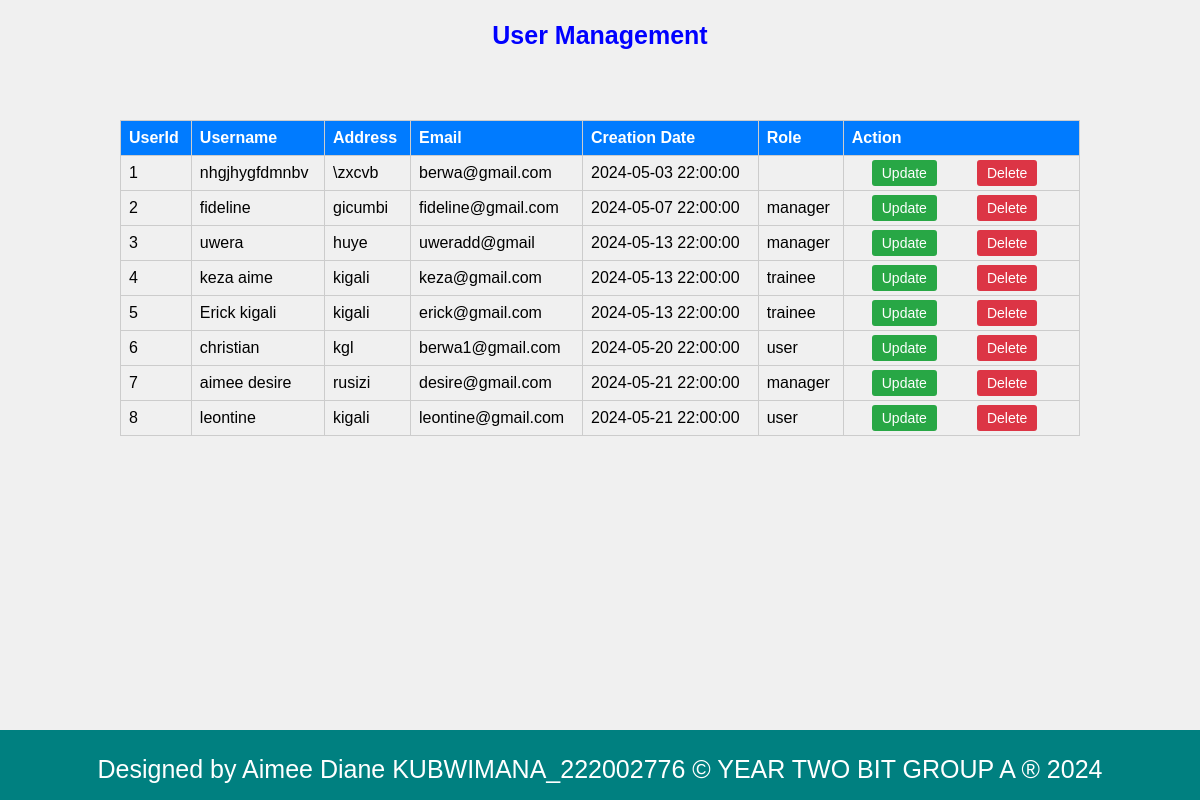
/user_table.php, run on the app's committed database.
### tables this page shows
CREATE TABLE `users` (
  `UserID` int(11) NOT NULL,
  `Username` varchar(50) NOT NULL,
  `Address` varchar(120) NOT NULL,
  `Email` varchar(100) NOT NULL,
  `Password` varchar(100) NOT NULL,
  `CreationDate` timestamp NOT NULL DEFAULT current_timestamp(),
  `Role` varchar(200) DEFAULT NULL
);

### user_table.php (the view, shortened to what this page needs)
<!DOCTYPE html>
<html lang="en">
<head>
</head>
<body>
<h2 class="heading">User Management</h2>
<div class="container">
    <table>
        <thead>
            <tr>
                <th>UserId</th>
                <th>Username</th>
                <th>Address</th>
                <th>Email</th>
                <th>Creation Date</th>
                <th>Role</th>
                <th colspan="2">Action</th>
            </tr>
        </thead>
        <tbody>
            <?php
            include('db_connection.php');
            $sql = "SELECT * FROM users";
            $result = $conn->query($sql);
            if ($result->num_rows > 0) {
                while($row = $result->fetch_assoc()) {
                    echo "<tr>";
                    echo "<td>".$row["UserID"]."</td>";
                    echo "<td>".$row["Username"]."</td>";
                    echo "<td>".$row["Address"]."</td>";
                    echo "<td>".$row["Email"]."</td>";
                    echo "<td>".$row["CreationDate"]."</td>";
                    echo "<td>".$row["Role"]."</td>";
                    echo "<td>";
             echo "<a href='update.php?UserID=".$row["UserID"]."' class='btn btn-update'>Update</a>";
                echo "<a href='delete.php?UserID=".$row["UserID"]."' class='btn btn-delete'>Delete</a>";
                    echo "</td>";
                    echo "</tr>";
                }
            } else {
                echo "<tr><td colspan='6'>No records found</td></tr>";
            }
            ?>
        </tbody>
    </table>
</div>
<footer>
    <p style="text-align: center;">Designed by Aimee Diane KUBWIMANA_222002776 &copy; YEAR TWO BIT GROUP A &reg; 2024</p>
</footer>
</body>
</html>

### user_table.php (style rules this page uses)
body { font-family: Arial, sans-serif; background-color: #f0f0f0; margin: 0; padding: 0; }
.container { width: 80%; margin: 50px auto; padding: 20px; }
.heading { text-align: center; font-weight: bold; font-size: 25px; color: blue; margin-bottom: 20px; }
table { width: 100%; border-collapse: collapse; }
th, td { border: 1px solid #ccc; padding: 8px; text-align: left; }
th { background-color: #007bff; color: white; }
.btn { padding: 5px 10px; font-size: 14px; background-color: #007bff; color: white; border: none; border-radius: 3px; cursor: pointer; text-decoration: none; margin: 20px; }
.btn-delete { background-color: #dc3545; }
.btn-update { background-color: #28a745; }
footer { background-color:teal; text-align: center; width: 100%; height: 70px; color: white; font-size: 25px; position: fixed; bottom: 0; left: 0; }

### data on the page
users: UserID "1", Username "nhgjhygfdmnbv", Address "\\zxcvb", Email "berwa@gmail.com", CreationDate "2024-05-03 22:00:00"
users: UserID "2", Username "fideline", Address "gicumbi", Email "fideline@gmail.com", CreationDate "2024-05-07 22:00:00", Role "manager"
users: UserID "3", Username "uwera", Address "huye", Email "uweradd@gmail", CreationDate "2024-05-13 22:00:00", Role "manager"
users: UserID "4", Username "keza aime", Address "kigali", Email "keza@gmail.com", CreationDate "2024-05-13 22:00:00", Role "trainee"
users: UserID "5", Username "Erick kigali", Address "kigali", Email "erick@gmail.com", CreationDate "2024-05-13 22:00:00", Role "trainee"
users: UserID "6", Username "christian", Address "kgl", Email "berwa1@gmail.com", CreationDate "2024-05-20 22:00:00", Role "user"
users: UserID "7", Username "aimee desire", Address "rusizi", Email "desire@gmail.com", CreationDate "2024-05-21 22:00:00", Role "manager"
users: UserID "8", Username "leontine", Address "kigali", Email "leontine@gmail.com", CreationDate "2024-05-21 22:00:00", Role "user"
